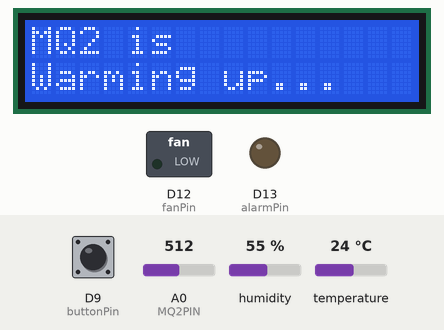
This sketch was run on a simulated Arduino Uno R4 WiFi. Parts: 16×2 character LCD, switched loads named in the sketch (green lamp = pin HIGH), output pins drawn as LEDs (lit = HIGH). The inputs (shaded band) are chosen by the test bench; at power-on: D9 (buttonPin) HIGH, A0 (MQ2PIN) = 512, humidity 55 %, temperature 24 °C. WiFi joins after 1.5 s; servers stay silent unless stated; network time is answered at once with the bench clock; the local clock reads 2024-03-15 10:24:30 at power-on unless the sketch sets it; random numbers use the default seed unless the sketch sets one; no MQTT or app messages arrive unless stated; what the sketch prints to the serial monitor is not drawn.

Above: at 2.2 s.
At 42.7 s:
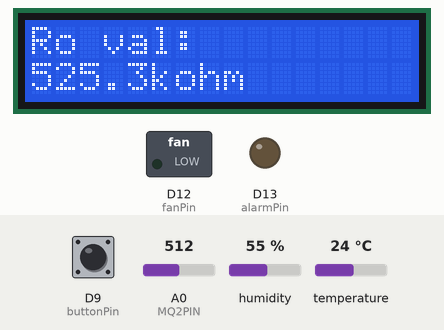
At 45.7 s:
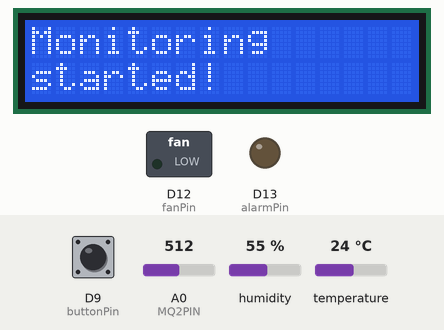
At 47.8 s:
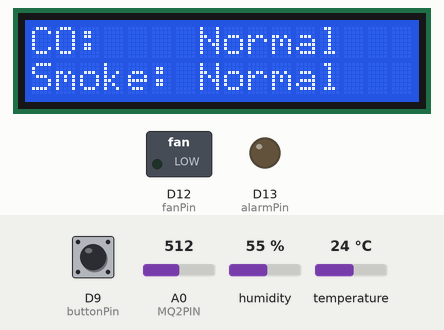

The sketch:

stacja.ino
```cpp
#include <LiquidCrystal.h>
#include <dht11.h>
#include <WiFiS3.h>
#include <WiFiUdp.h>
#include <NTPClient.h>
#include <RTC.h>
#include <Timezone.h>
#include <PubSubClient.h>

// MQ‑2 variables
#define MQ2PIN A0
const float RL = 5000.0;
float Ro = 0.0;

// Button variables
const int buttonPin = 9;
int prevButtonState = LOW;
int lcdMode = 0;

// DHT11 variables
const int dhtPin = 8;
dht11 DHT11;
float temperature = 0.0;
float humidity = 0.0;

// LCD initialization
typedef unsigned long ul;
const int LCD_ROWS = 2;
const int LCD_COLS = 16;
const int rs = 2, en = 3, d4 = 4, d5 = 5, d6 = 6, d7 = 7;
LiquidCrystal lcd(rs, en, d4, d5, d6, d7);

// Fan and Alarm
String fanMode = "auto";
String alarmMode = "auto";
const int fanPin = 12;
const int alarmPin = 13;
int fanState = 0;
int alarmState = 0;

// Timing variables
ul lastUpdateTime = 0;
const ul updateInterval = 2000;
ul lastWifiReconnect = 0;
const ul wifiReconnectInterval = 5000;
ul lastMqttReconnect = 0;
const ul mqttReconnectInterval = 2000;
ul lastNtpSync = 0;
const ul ntpSyncInterval = 300000;
ul lastMqttPublish = 0;
const ul mqttPublishInterval = 10000;
ul lastDhtUpdate = 0;
const ul dhtUpdateInterval = 1500;

// Wi‑Fi credentials
const char* ssid = "POCO";
const char* password = "1234567890";

// Clients
RTCTime rtcTime;
WiFiClient mqttClient;
WiFiUDP ntpUdp;
NTPClient timeClient(ntpUdp, "europe.pool.ntp.org", 0, 60000);
PubSubClient client(mqttClient);

// Timezone rules
TimeChangeRule CEST = {"CEST", Last, Sun, Mar, 2, 120};
TimeChangeRule CET  = {"CET",  Last, Sun, Oct, 3, 60};
Timezone CE(CEST, CET);

// Data structs
struct MQ2Data {
  int rawValue;
  float Rs;
  float ratio;
  float co_ppm;
  String co_level;
  float smoke_ppm;
  String smoke_level;
};


// MQTT parameters
const char* mqtt_server = "servermqtt.my.to";

// fan alarm tresholds
int tempThreshold  = 30;   // temperature threshold
int humThreshold   = 60;   // humidity threshold
int smokeThreshold = 300;  // smoke ppm threshold
int coThreshold    = 300;  // CO ppm threshold

// Topics data
const char* TOPIC_DHT11_TEMP      = "projekt_iiot/DHT11/temperature";
const char* TOPIC_DHT11_HUM       = "projekt_iiot/DHT11/humidity";

const char* TOPIC_MQ2_CO_PPM      = "projekt_iiot/MQ2/co/ppm";
const char* TOPIC_MQ2_CO_LEVEL    = "projekt_iiot/MQ2/co/level";
const char* TOPIC_MQ2_SMOKE_PPM   = "projekt_iiot/MQ2/smoke/ppm";
const char* TOPIC_MQ2_SMOKE_LEVEL = "projekt_iiot/MQ2/smoke/level";

// Topics nodered settings
const char* TOPIC_FAN_STATUS      = "projekt_iiot/fan/out";
const char* TOPIC_ALARM_STATUS    = "projekt_iiot/alarm/out";

// Topics local settings
const char* TOPIC_STATION_FAN_MODE     = "projekt_iiot/fan/mode";
const char* TOPIC_STATION_FAN_STATUS   = "projekt_iiot/fan/in";
const char* TOPIC_STATION_ALARM_MODE   = "projekt_iiot/alarm/mode";
const char* TOPIC_STATION_ALARM_STATUS = "projekt_iiot/alarm/in";

// Topics nodered settings
const char* TOPIC_TEMP_THRESHOLD  = "projekt_iiot/fan/tempthreshold";
const char* TOPIC_HUM_THRESHOLD   = "projekt_iiot/fan/humthreshold";
const char* TOPIC_SMOKE_THRESHOLD = "projekt_iiot/alarm/smokethreshold";
const char* TOPIC_CO_THRESHOLD    = "projekt_iiot/alarm/cothreshold";

// Topics local settings
const char* TOPIC_SETTINGS_TEMP_THRESHOLD  = "projekt_iiot/settings/tempthreshold";
const char* TOPIC_SETTINGS_HUM_THRESHOLD   = "projekt_iiot/settings/humthreshold";
const char* TOPIC_SETTINGS_SMOKE_THRESHOLD = "projekt_iiot/settings/smokethreshold";
const char* TOPIC_SETTINGS_CO_THRESHOLD    = "projekt_iiot/settings/cothreshold";


// Function prototypes
float calibrateRo(int pin, int samples = 50, int delayTime = 500);
MQ2Data readMQ2Sensor(int analogPin, float RL, float Ro);
void printSensorDataOnSerial(const MQ2Data &data);
void printDHT11DataOnSerial();
bool buttonPressed();
void printOnLcd(int mode, const MQ2Data &mq2, float temperature, float humidity, const String &ntpData);
void printTextOnLcd(const String &top, const String &bot);
void setRTCFromNTP();
bool connectToWiFi(int maxAttempts = 5, int delayMs = 500);
void initRtc();
void mqttCallback(char* topic, byte* payload, unsigned int length);
void reconnectMqtt();
void updateMqtt(const MQ2Data &mq2, float temperature, float humidity);
void publishSettings();
String formatDate(const RTCTime &t);
String formatTime(const RTCTime &t);

// ------------------------------------------------------------------
void setup() {
    Serial.begin(9600);
    initRtc();
    connectToWiFi();

    client.setServer(mqtt_server, 1883);
    client.setCallback(mqttCallback);

    timeClient.begin();
    timeClient.update();
    if (timeClient.isTimeSet()) setRTCFromNTP();

    lcd.begin(LCD_COLS, LCD_ROWS);
    printTextOnLcd("MQ2 is", "Warming up...");
    delay(30000); // 30 sekund podgrzewania MQ-2

    Ro = calibrateRo(MQ2PIN, 50, 200);
    delay(500);
    printTextOnLcd("Ro val: ", String(Ro, 1) + "kohm");
    delay(3000);
    printTextOnLcd("Monitoring", "started!");
    delay(2000);
    lcd.clear();

    pinMode(buttonPin, INPUT_PULLUP);
    pinMode(fanPin, OUTPUT);
    pinMode(alarmPin, OUTPUT);
}

void loop() {
    client.loop();
    // Wi‑Fi auto‑reconnect
    if (WiFi.status() != WL_CONNECTED && millis() - lastWifiReconnect >= wifiReconnectInterval) {
        connectToWiFi();
        lastWifiReconnect = millis();
    }
    // MQTT auto‑reconnect
    if (!client.connected() && millis() - lastMqttReconnect >= mqttReconnectInterval) {
        reconnectMqtt();
    }

    // Read time
    RTC.getTime(rtcTime);
    String ntpData = formatDate(rtcTime) + " " + formatTime(rtcTime);

    // Read DHT11
    if(millis() - lastDhtUpdate >= dhtUpdateInterval){
        int dhtData = DHT11.read(dhtPin);
        temperature = (float)DHT11.temperature;
        humidity = (float)DHT11.humidity;
        lastDhtUpdate = millis();
    }

    // Read MQ‑2
    MQ2Data mq2 = readMQ2Sensor(MQ2PIN, RL, Ro);

    // Fan control
    if (fanMode == "manual") {
        digitalWrite(fanPin, fanState ? HIGH : LOW);
    } else {
        bool autoFanState = (temperature > tempThreshold || humidity > humThreshold);
        digitalWrite(fanPin, autoFanState ? HIGH : LOW);
    }

    // Alarm control
    if (alarmMode == "manual") {
        digitalWrite(alarmPin, alarmState ? HIGH : LOW);
    } else {
        bool autoAlarmState = (mq2.smoke_ppm > smokeThreshold || mq2.co_ppm > coThreshold);
        digitalWrite(alarmPin, autoAlarmState ? HIGH : LOW);
    }

    // Handle button
    if (buttonPressed()) {
        lcdMode = (lcdMode + 1) % 3;
        printOnLcd(lcdMode, mq2, temperature, humidity,ntpData);
    }

    // Periodic update
    if (millis() - lastUpdateTime >= updateInterval) {
        printOnLcd(lcdMode, mq2, temperature, humidity,ntpData);

        lastUpdateTime = millis();
    }
    if (millis() - lastMqttPublish > mqttPublishInterval){
        publishSettings();
        updateMqtt(mq2, temperature, humidity);
        printSensorDataOnSerial(mq2);
        printDHT11DataOnSerial();
    }


    // Periodic NTP sync
    if (WiFi.status() == WL_CONNECTED && millis() - lastNtpSync > ntpSyncInterval) {
        if (timeClient.update()) setRTCFromNTP();
            lastNtpSync = millis();
    }
}

// ------------------------------------------------------------------
void mqttCallback(char* topic, byte* payload, unsigned int length) {
    String topicStr = String(topic);
    String msg;

    for (unsigned int i = 0; i < length; ++i)
        msg += (char)payload[i];

    msg.trim();
    msg.toLowerCase();

    Serial.print("Message arrived [");
    Serial.print(topicStr);
    Serial.print("] ");
    Serial.println(msg);

    // Fan control topics
    if (topicStr == TOPIC_FAN_STATUS) {
        if (msg == "auto" || msg == "manual") {
            fanMode = msg;
            Serial.println("Fan mode set to: " + fanMode);
        } else if (fanMode == "manual" && (msg == "on" || msg == "off")) {
            fanState = (msg == "on") ? 1 : 0;
            Serial.println("Fan manually turned " + msg);
        }
    }

    // Alarm control topics
    else if (topicStr == TOPIC_ALARM_STATUS) {
        if (msg == "auto" || msg == "manual") {
            alarmMode = msg;
            Serial.println("Alarm mode set to: " + alarmMode);
        } else if (alarmMode == "manual" && (msg == "on" || msg == "off")) {
            alarmState = (msg == "on") ? 1 : 0;
            Serial.println("Alarm manually turned " + msg);
        }
    }

    // Threshold topics
    else if (topicStr == TOPIC_TEMP_THRESHOLD) {
        int val = msg.toInt();
        if (val > 0) {
            tempThreshold = val;
            Serial.println("Temperature threshold set to: " + String(tempThreshold));
        }
    }
    else if (topicStr == TOPIC_HUM_THRESHOLD) {
        int val = msg.toInt();
        if (val > 0) {
            humThreshold = val;
            Serial.println("Humidity threshold set to: " + String(humThreshold));
        }
    }
    else if (topicStr == TOPIC_SMOKE_THRESHOLD) {
        int val = msg.toInt();
        if (val > 0) {
            smokeThreshold = val;
            Serial.println("Smoke threshold set to: " + String(smokeThreshold));
        }
    }
    else if (topicStr == TOPIC_CO_THRESHOLD) {
        int val = msg.toInt();
        if (val > 0) {
            coThreshold = val;
            Serial.println("CO threshold set to: " + String(coThreshold));
        }
    }
}

void reconnectMqtt() {
    String clientId = "Arduino-" + String(random(0xffff), HEX);
    if (client.connect(clientId.c_str())) {
        Serial.println("MQTT connected");

        // Subscribe to control topics
        client.subscribe(TOPIC_FAN_STATUS);
        client.subscribe(TOPIC_ALARM_STATUS);

        // Subscribe to threshold update topics
        client.subscribe(TOPIC_TEMP_THRESHOLD);
        client.subscribe(TOPIC_HUM_THRESHOLD);
        client.subscribe(TOPIC_SMOKE_THRESHOLD);
        client.subscribe(TOPIC_CO_THRESHOLD);

        // Publikacja settings po reconnect
        publishSettings();
    } else {
        Serial.print("MQTT failed, rc=");
        Serial.println(client.state());
    }
    lastMqttReconnect = millis();
}

void updateMqtt(const MQ2Data &mq2, float temperature, float humidity) {
    if (!client.connected()) return;

    char buf[16];
    dtostrf(temperature, 4, 1, buf);
    client.publish(TOPIC_DHT11_TEMP, buf);
    dtostrf(humidity, 4, 0, buf);
    client.publish(TOPIC_DHT11_HUM,  buf);

    dtostrf(mq2.co_ppm, 6, 1, buf);
    client.publish(TOPIC_MQ2_CO_PPM, buf);
    client.publish(TOPIC_MQ2_CO_LEVEL, mq2.co_level.c_str());

    dtostrf(mq2.smoke_ppm, 6, 1, buf);
    client.publish(TOPIC_MQ2_SMOKE_PPM, buf);
    client.publish(TOPIC_MQ2_SMOKE_LEVEL, mq2.smoke_level.c_str());
    lastMqttPublish = millis();
}

void publishSettings(){
    if (!client.connected()) return;

    // Publish current mode and state
    client.publish(TOPIC_STATION_FAN_MODE, fanMode.c_str());
    client.publish(TOPIC_STATION_FAN_STATUS, fanState ? "on" : "off");

    client.publish(TOPIC_STATION_ALARM_MODE, alarmMode.c_str());
    client.publish(TOPIC_STATION_ALARM_STATUS, alarmState ? "on" : "off");

    // Publish current threshold values on settings topic (retain=true)
    client.publish(TOPIC_SETTINGS_TEMP_THRESHOLD, String(tempThreshold).c_str(), true);
    client.publish(TOPIC_SETTINGS_HUM_THRESHOLD, String(humThreshold).c_str(), true);
    client.publish(TOPIC_SETTINGS_SMOKE_THRESHOLD, String(smokeThreshold).c_str(), true);
    client.publish(TOPIC_SETTINGS_CO_THRESHOLD, String(coThreshold).c_str(), true);
    lastMqttPublish = millis();
}

void initRtc() {
    RTC.begin();
    RTC.getTime(rtcTime);
    if (rtcTime.getYear() < 2020) {
        RTCTime def(1, Month::JANUARY, 2024, 0, 0, 0, DayOfWeek::MONDAY, SaveLight::SAVING_TIME_INACTIVE);
        RTC.setTime(def);
        rtcTime = def;
    }
}

bool connectToWiFi(int maxAttempts, int delayMs) {
    WiFi.begin(ssid, password);
    Serial.print("Connecting to WiFi");
    int attempts = 0;
    while (WiFi.status() != WL_CONNECTED && attempts < maxAttempts) {
        delay(delayMs);
        Serial.print(".");
        attempts++;
    }
    if (WiFi.status() == WL_CONNECTED) {
        Serial.println(" Connected!");
        lastWifiReconnect = millis();
        delay(500);
        return true;
    }
    Serial.println(" Failed to connect.");
    delay(500);
    return false;
}

bool buttonPressed() {
    int reading = digitalRead(buttonPin);
    if (reading == HIGH && prevButtonState == LOW) {
        delay(50);
        prevButtonState = reading;
        return true;
    }
    prevButtonState = reading;
    return false;
}

void printOnLcd(int mode, const MQ2Data &mq2, float temperature, float humidity, const String &ntpData) {
  lcd.clear();
  switch (mode) {
        case 0: {
        printTextOnLcd("Temp: " + String(temperature, 1) + (char)223 + "C",
                       "Hum:  " + String(humidity, 0) + "%");
        break;
        }
        case 1: {
        printTextOnLcd("CO:    " + mq2.co_level.substring(0,8),
                       "Smoke: " + mq2.smoke_level.substring(0,8));
        break;
        }
        case 2: {
        printTextOnLcd("Date:" + ntpData.substring(0,10),
                       "Time:" + ntpData.substring(11));
        break;
        }
        default:
        printTextOnLcd("Invalid mode"," ");
  }
}

void printTextOnLcd(const String &top, const String &bot) {
    lcd.clear();
    lcd.setCursor(0,0); lcd.print(top);
    lcd.setCursor(0,1); lcd.print(bot);
}

void printDHT11DataOnSerial() {
    Serial.print(F("Humidity (%): ")); Serial.print((float)DHT11.humidity,2);
    Serial.print(F("\tTemperature (C): ")); Serial.println((float)DHT11.temperature,2);
}

void printSensorDataOnSerial(const MQ2Data &d) {
    Serial.println(F("===================================="));
    Serial.print(F("Raw ADC Value: ")); Serial.println(d.rawValue);
    Serial.print(F("Sensor Resistance (Rs): ")); Serial.print(d.Rs,1); Serial.println(F(" ohm"));
    Serial.print(F("CO ppm: ")); Serial.print(d.co_ppm,1); Serial.print(F(" | Level: ")); Serial.println(d.co_level);
    Serial.print(F("Smoke ppm: ")); Serial.print(d.smoke_ppm,1); Serial.print(F(" | Level: ")); Serial.println(d.smoke_level);
}

float calibrateRo(int pin, int samples, int delayTime) {
    float sum = 0;

    for (int i = 0; i < samples; i++) {
        int a = analogRead(pin);       // surowy odczyt z czujnika (0–1023)
        float v = (a / 1023.0) * 5.0;  // przeliczenie na napięcie (Vout)
        sum += RL * ((5.0 - v) / v);   // obliczanie Rs
        delay(delayTime);
    }

    return (sum / samples) / 9.5;      // uśrednienie i przeliczenie Ro (zakładamy Rs/Ro = 9.5)
}

MQ2Data readMQ2Sensor(int pin, float RL, float Ro) {
    MQ2Data d;
    d.rawValue = analogRead(pin);                   // surowy odczyt (0–1023)
    float Vout = (d.rawValue / 1023.0) * 5.0;       // przeliczenie na napięcie (Vout)
    d.Rs = RL * ((5.0 - Vout) / Vout);              // obliczenie rezystancji czujnika Rs
    d.ratio = d.Rs / Ro;                             // stosunek Rs/Ro

    // obliczenie ppm dla CO i dymu wg wzorów kalibracyjnych
    d.co_ppm = 610.94 * pow(d.ratio, -2.105);
    d.smoke_ppm = 2449.06 * pow(d.ratio, -2.723);

    // funkcja pomocnicza do wyznaczenia poziomu zagrożenia na podstawie progów
    auto lvl = [](float p, const int thresholds[], const char* names[]) {
        for (int i = 0; i < 3; i++)
            if (p <= thresholds[i]) return String(names[i]);
        return String(names[3]);
    };

    // progi dla CO (ppm)
    const int th_co[] = {50, 100, 200};
    const char* n_co[] = {"Normal", "Moderate", "High", "VeryHigh"};

    // progi dla dymu (ppm)
    const int th_sm[] = {100, 300, 700};
    const char* n_sm[] = {"Normal", "Moderate", "High", "VeryHigh"};

    d.co_level = lvl(d.co_ppm, th_co, n_co);         // przypisanie poziomu dla CO
    d.smoke_level = lvl(d.smoke_ppm, th_sm, n_sm);   // przypisanie poziomu dla dymu

    return d;
}

void setRTCFromNTP(){
    ul e = timeClient.getEpochTime();
    time_t lt = CE.toLocal(e);
    tm *t = gmtime(&lt);
    RTCTime rt( t->tm_mday,
                Month(t->tm_mon+1),
                t->tm_year+1900,
                t->tm_hour,
                t->tm_min,
                t->tm_sec,
                DayOfWeek(t->tm_wday? t->tm_wday : 7),
                SaveLight::SAVING_TIME_INACTIVE
            );
    RTC.setTime(rt);
    Serial.println("RTC synced");
}

String formatDate(const RTCTime &t){
    char b[11];
    snprintf(b,11,"%02d/%02d/%04d",t.getDayOfMonth(),int(t.getMonth()),t.getYear());
    return String(b);
}
String formatTime(const RTCTime &t){
    char b[6];
    snprintf(b,6,"%02d:%02d",t.getHour(),t.getMinutes());
    return String(b);
}
```

Measured:
- what the display in image 0 shows lasts 40.5 s, from 2.1 s to 42.6 s
- what the display in image 1 shows lasts 3.0 s, from 42.6 s to 45.6 s
- what the display in image 2 shows lasts 2.0 s, from 45.6 s to 47.6 s
